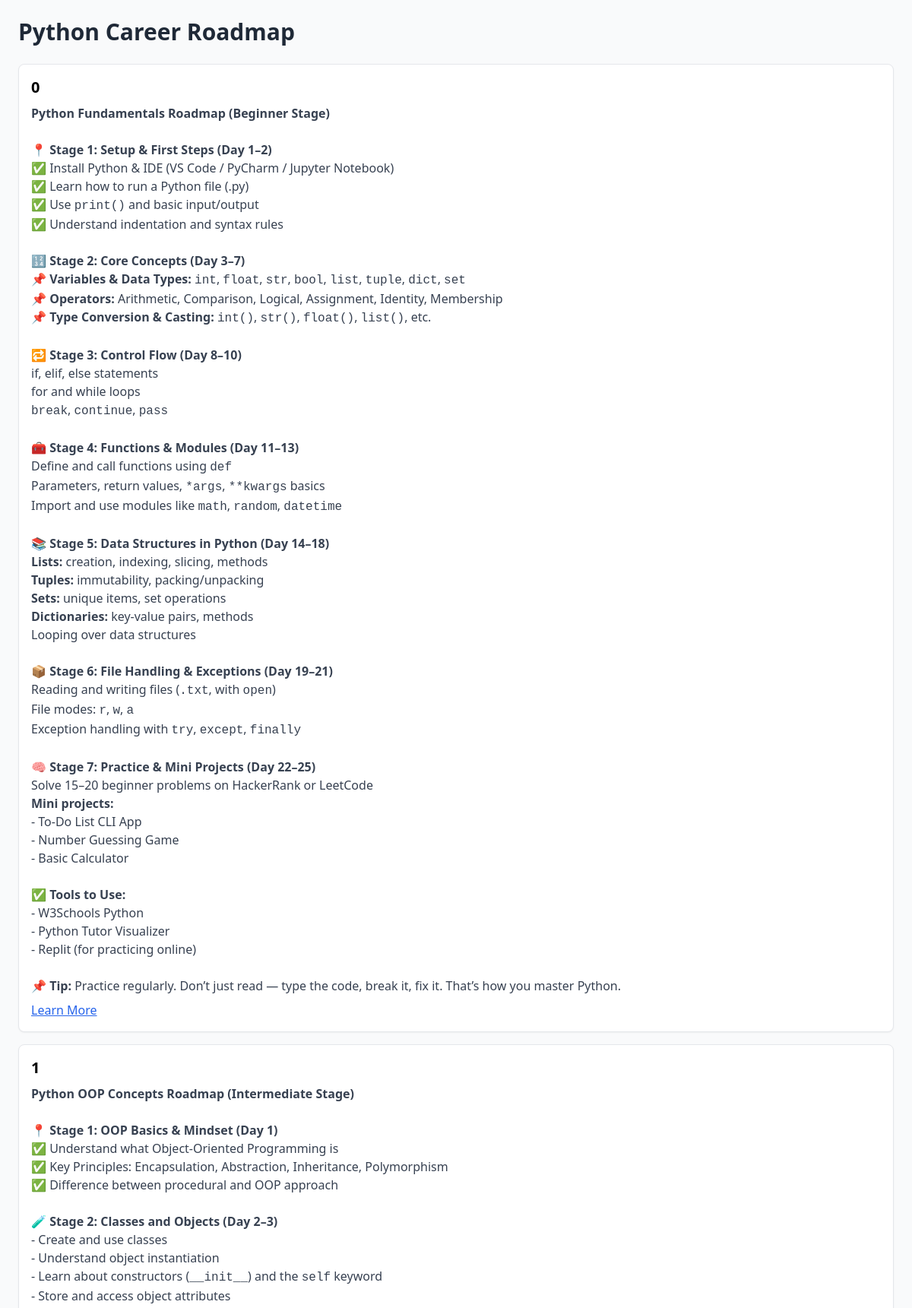
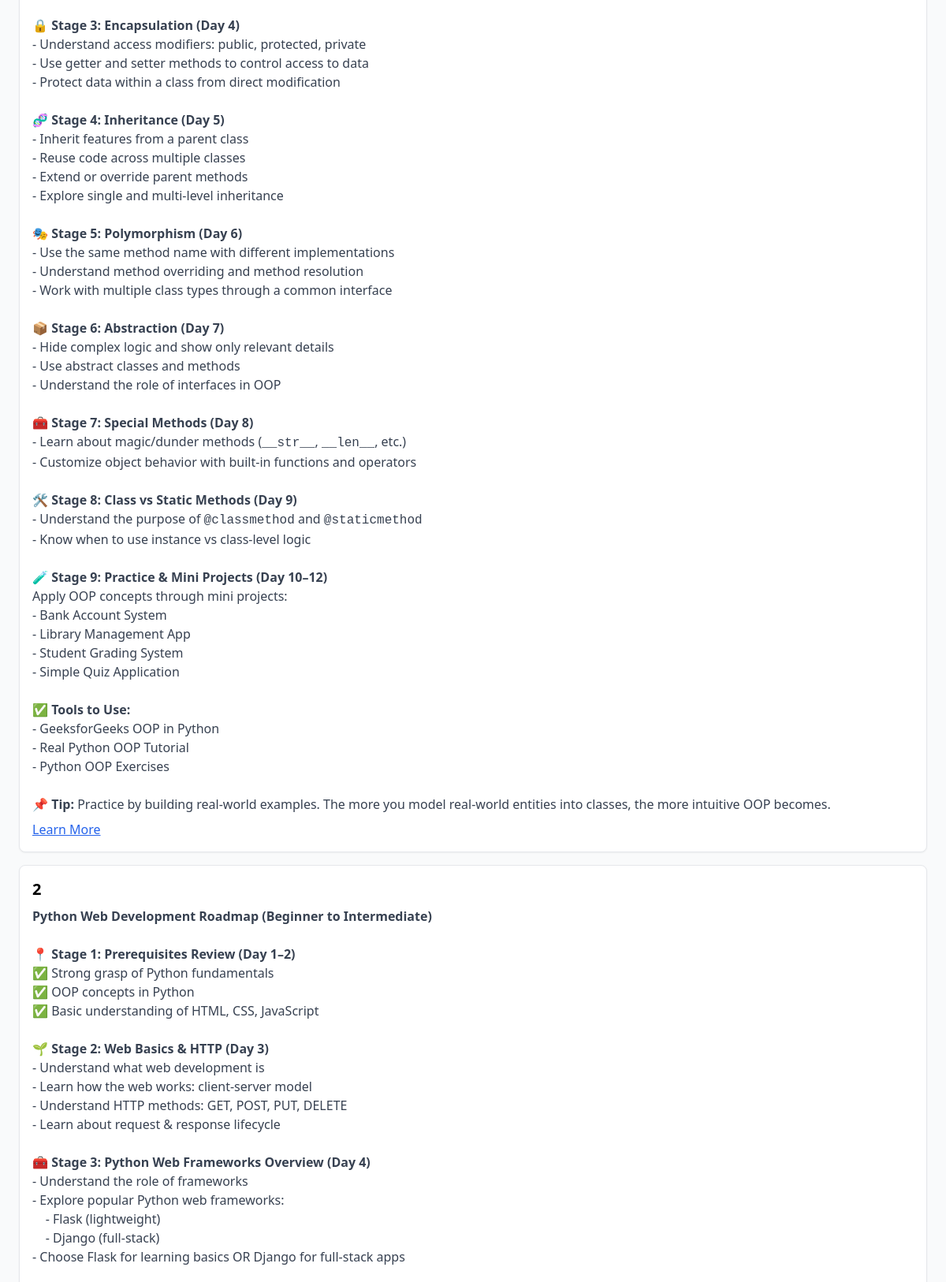
Page /roadmap/python/ (signed in, upper part) on the committed database (2 pictures, top to bottom).
### career/models.py (models this page shows, shortened)
class SkillRoadmap(models.Model):
    skill_name = models.CharField(max_length=100)
    stage = models.PositiveIntegerField()  # Step number
    title = models.CharField(max_length=200)
    description = models.TextField()
    resource_link = models.URLField(blank=True, null=True)
    class Meta:
        ordering = ['stage']  # Ensures steps are shown in order

### career/views.py (the view)
# urls.py: path('roadmap/<str:skill_name>/', views.skill_roadmap_view, name='skill-roadmap'),
@login_required
def skill_roadmap_view(request, skill_name):
    roadmaps = SkillRoadmap.objects.filter(skill_name__iexact=skill_name).order_by('stage')
    if not roadmaps:
        messages.warning(request, f"No roadmap found for skill: {skill_name}")
    return render(request, 'career/skill-roadmap.html', {
        'skill_name': skill_name.capitalize(),
        'roadmaps': roadmaps
    })

### templates/career/skill-roadmap.html (shortened to what this page needs)
{% load static %}
<!DOCTYPE html>
<html lang="en">
<head>
    <link href="{% static 'css/output.css' %}" rel="stylesheet">
</head>
<body class="bg-gray-50 p-6">
    <h1 class="text-3xl font-bold text-gray-800 mb-6">{{ skill_name }} Career Roadmap</h1>
    {% if roadmaps %}
        <div class="space-y-4">
            {% for step in roadmaps %}
                <div class="bg-white shadow-sm border border-gray-200 p-4 rounded-lg">
                    <h2 class="text-xl font-semibold text-indigo-700">{{ step.stage }}</h2>
                    <div class="text-gray-700 mt-2 prose prose-sm max-w-none">
                        {{ step.description|safe }}
                    </div>
                    {% if step.resource_link %}
                        <a href="{{ step.resource_link }}" target="_blank" class="text-blue-600 underline mt-2 block">Learn More</a>
                    {% endif %}
                </div>
            {% endfor %}
        </div>
    {% else %}
        <p class="text-gray-500">No roadmap steps found for this skill.</p>
    {% endif %}
</body>
</html>

### rows in the picture
SkillRoadmap: stage "0", description "Python Fundamentals Roadmap (Beginner Stage) 📍 Stage 1: Setup & First Steps (Day 1–2) ✅ Install Python & IDE (VS Code / PyCharm / Jupyter Notebook) ✅ Learn how to run a Python file (.py) ✅ Use print() and basic input/output ✅ Understand indentation and syntax rules 🔢 Stage 2: Core Concepts (Day 3–7) 📌 Variables & Data Types: int , float , str , bool , list , tuple , dict , set 📌 Operators: Arithmetic, Comparison, Logical, Assignment, Identity, Membership 📌 Type Conversion & Casting: int() , str() , float() , list() , etc. 🔁 Stage 3: Control Flow (Day 8–10) if, elif, else statements for and while loops break , continue , pass 🧰 Stage 4: Functions & Modules (Day 11–13) Define and call…"
SkillRoadmap: stage "1", description "Python OOP Concepts Roadmap (Intermediate Stage) 📍 Stage 1: OOP Basics & Mindset (Day 1) ✅ Understand what Object-Oriented Programming is ✅ Key Principles: Encapsulation, Abstraction, Inheritance, Polymorphism ✅ Difference between procedural and OOP approach 🧪 Stage 2: Classes and Objects (Day 2–3) - Create and use classes - Understand object instantiation - Learn about constructors ( __init__ ) and the self keyword - Store and access object attributes 🔒 Stage 3: Encapsulation (Day 4) - Understand access modifiers: public, protected, private - Use getter and setter methods to control access to data - Protect data within a class from direct modification 🧬 Stage 4: Inheritance (Day 5) -…"
SkillRoadmap: stage "2", description "Python Web Development Roadmap (Beginner to Intermediate) 📍 Stage 1: Prerequisites Review (Day 1–2) ✅ Strong grasp of Python fundamentals ✅ OOP concepts in Python ✅ Basic understanding of HTML, CSS, JavaScript 🌱 Stage 2: Web Basics & HTTP (Day 3) - Understand what web development is - Learn how the web works: client-server model - Understand HTTP methods: GET, POST, PUT, DELETE - Learn about request & response lifecycle 🧰 Stage 3: Python Web Frameworks Overview (Day 4) - Understand the role of frameworks - Explore popular Python web frameworks: - Flask (lightweight) - Django (full-stack) - Choose Flask for learning basics OR Django for full-stack apps"

### other values in the picture
{{ skill_name }} "Python"
